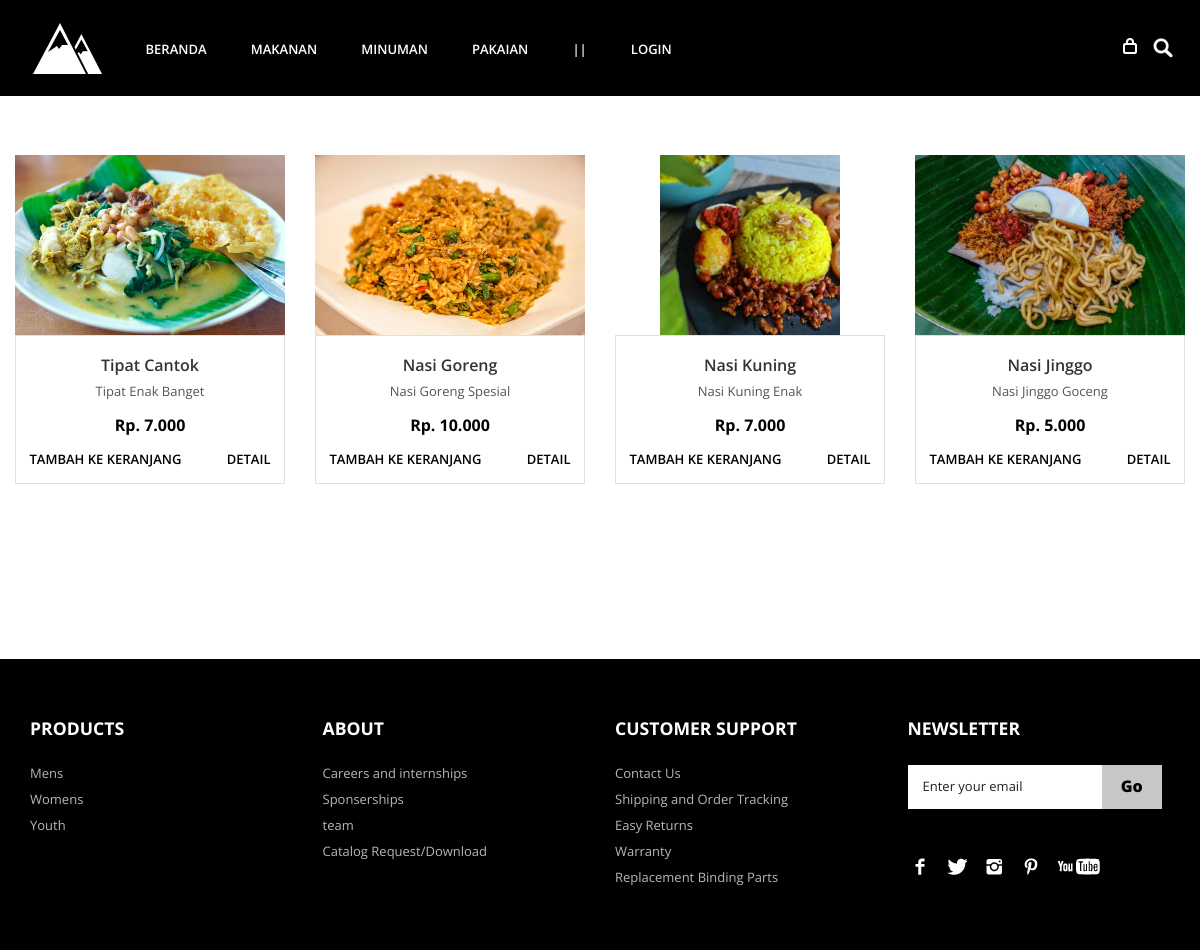
/index.php/kategori/makanan, run on the app's committed database.
### tables this page shows
CREATE TABLE `tb_barang` (
  `id_barang` int(11) NOT NULL,
  `nama_barang` varchar(120) NOT NULL,
  `keterangan` varchar(250) NOT NULL,
  `kategori` varchar(60) NOT NULL,
  `harga` int(11) NOT NULL,
  `stok` int(11) NOT NULL,
  `gambar` text NOT NULL
);

### application/controllers/kategori.php (called while the page is built, shortened)
<?php if ( ! defined('BASEPATH')) exit('No direct script access allowed');
class Kategori extends CI_Controller {
	public function makanan()
	{
		$data['makanan'] = $this->m_kategori->data_makanan()->result();
		$this->load->view('templates/header');
		$this->load->view('templates/navbar');
		$this->load->view('makanan',$data);
		$this->load->view('templates/footer');
	}
}

### index.php (called while the page is built, shortened)
<?php
require_once BASEPATH.'core/CodeIgniter.php';

### application/models/m_kategori.php (called while the page is built, shortened)
<?php if ( ! defined('BASEPATH')) exit('No direct script access allowed');
class M_kategori extends CI_Model {
	public function data_makanan()
	{
		return $this->db->get_where("tb_barang",array('kategori' => 'makanan'));
	}
}

### application/views/makanan.php (the view, shortened to what this page needs)
<div class="container-fluid">
<div class="main">
      <div class="shop_top">
		<div class="container">
			<div class="row shop_box-top ml-3">
				<div class="row text-center mt-4">
				<?php foreach ($makanan as $brg) : ?>
				<div class="col-md-3 shop_box" style="margin-bottom: 5%;"><a href="single.html">
					 <img src="<?php echo base_url().'uploads/'.$brg->gambar ?>" class="card-img-top" alt="..." height="180px">
					<div class="shop_desc">
						<h3><a href="#"><?php echo $brg->nama_barang ?></a></h3>
						<p><?php echo $brg->keterangan ?> </p>
						<span class="actual"><b>Rp. <?php echo number_format($brg->harga, 0,',','.')  ?></b></span>
						<ul class="buttons">
							<li class="cart"><a href="#"><?php echo anchor('dashboard/tambah_ke_keranjang/'.$brg->id_barang,'Tambah ke keranjang') ?></a></li>
							<li class="shop_btn"><a href="#"><?php echo anchor('dashboard/detail/'.$brg->id_barang,'Detail') ?></a></li>
					    </ul>
				    </div>
				</a></div>
				<?php endforeach; ?>
				</div>
			</div>
		</div>
	</div>
</div>
</div>

### application/views/templates/header.php (shortened to what this page needs)
<!DOCTYPE HTML>
<html>
<head>
<link href="<?php echo base_url('assets/css/bootstrap.css')?>" rel='stylesheet' type='text/css' />
<link href="<?php echo base_url('assets/css/style.css') ?>" rel='stylesheet' type='text/css' />
<link rel="stylesheet" href="<?php echo base_url('assets/css/fwslider.css') ?>" media="all">
</head>

### application/views/templates/navbar.php (shortened to what this page needs)
<body>
	<div class="header">
		<div class="container">
			<div class="row">
			  <div class="col-md-12">
				 <div class="header-left" style="width:90%;">
					 <div class="logo">
						<a href="<?php echo base_url('dashboard') ?>"><img src="<?php echo base_url('images/logo.png') ?>" alt=""/></a>
					 </div>
					 <div class="menu">
						    <ul class="nav" id="nav">
						    	<li><a href="<?php echo base_url('kategori/beranda') ?>">Beranda</a></li>
						    	<li><a href="<?php echo base_url('kategori/makanan') ?>">Makanan</a></li>
						    	<li><a href="<?php echo base_url('kategori/minuman') ?>">Minuman</a></li>
						    	<li><a href="<?php echo base_url('kategori/pakaian') ?>">Pakaian</a></li>
						    	<li><a>||</a></li>
						    	<?php if($this->session->userdata('username')) { ?>
						    	<li><b>Selamat Datang <?php echo $this->session->userdata('username') ?></b></li>
						    	<li><a>|</a></li>
						    	<?php echo anchor('auth/logout', 'Logout') ?></li>
                                    <?php } else { ?>
                                        <li><?php echo anchor('auth/login', 'Login') ?></li>
                                    <?php } ?>
							</ul>
				    </div>
	    	    </div>
	            <div class="header_right">
				      <div class="search-box">
							<div id="sb-search" class="sb-search">
								<form action="<?php echo base_url('dashboard/cari') ?>" method="get" >
									<span class="sb-icon-search"> </span>
								</form>
							</div>
						</div>
				    <ul class="icon1 sub-icon1 profile_img">
					 <li><a class="active-icon c1" href="#"> </a>
					 </li>
				   </ul>
	       </div>
	      </div>
		 </div>
	    </div>
	</div>

### application/views/templates/footer.php
		<div class="footer">
			<div class="container">
				<div class="row">
					<div class="col-md-3">
						<ul class="footer_box">
							<h4>Products</h4>
							<li><a href="#">Mens</a></li>
							<li><a href="#">Womens</a></li>
							<li><a href="#">Youth</a></li>
						</ul>
					</div>
					<div class="col-md-3">
						<ul class="footer_box">
							<h4>About</h4>
							<li><a href="#">Careers and internships</a></li>
							<li><a href="#">Sponserships</a></li>
							<li><a href="#">team</a></li>
							<li><a href="#">Catalog Request/Download</a></li>
						</ul>
					</div>
					<div class="col-md-3">
						<ul class="footer_box">
							<h4>Customer Support</h4>
							<li><a href="#">Contact Us</a></li>
							<li><a href="#">Shipping and Order Tracking</a></li>
							<li><a href="#">Easy Returns</a></li>
							<li><a href="#">Warranty</a></li>
							<li><a href="#">Replacement Binding Parts</a></li>
						</ul>
					</div>
					<div class="col-md-3">
						<ul class="footer_box">
							<h4>Newsletter</h4>
							<div class="footer_search">
				    		   <form>
				    			<input type="text" value="Enter your email" onfocus="this.value = '';" onblur="if (this.value == '') {this.value = 'Enter your email';}">
				    			<input type="submit" value="Go">
				    		   </form>
					        </div>
							<ul class="social">
							  <li class="facebook"><a href="#"><span> </span></a></li>
							  <li class="twitter"><a href="#"><span> </span></a></li>
							  <li class="instagram"><a href="#"><span> </span></a></li>
							  <li class="pinterest"><a href="#"><span> </span></a></li>
							  <li class="youtube"><a href="#"><span> </span></a></li>
						    </ul>
						</ul>
					</div>
				</div>
			</div>
		</div>
</body>
</html>

### assets/css/style.css (style rules this page uses)
h4, h5, h6, h1, h2, h3 { margin-top: 0; }
ul, ol { margin: 0; }
p { margin: 0; }
html, body { font-family: 'Open Sans', sans-serif; background:#fff; font-size: 100%; }
body a { transition: 0.5s all; -webkit-transition: 0.5s all; -moz-transition: 0.5s all; -o-transition: 0.5s all; }
.header { background:#000; padding: 1.5% 0; }
.header-left { float:left; width: 59%; }
.logo { float:left; margin-right: 2%; }
.menu { float:left; margin: 17px 0 0; }
.menu li { display:inline-block; }
.menu li:first-child { margin-left:0; }
.menu li a { display: block; font-size: 0.8125em; text-transform: uppercase; padding: 5px 20px; color: #FFF; -webkit-transition: all 0.3s ease; -moz-transition: all 0.3s ease; -o-transition: all 0.3s ease; transition: all 0.3s ease; font-weight: 600; }
.nav:before, .nav:after { content: " "; display: table; }
.nav:after { clear: both; }
.header_right { float:right; width:6%; margin-top: 16px; }
.sb-search { position: absolute; top:7px; right:0px; width: 0%; min-width: 45px; height: 45px; float: right; overflow: hidden; -webkit-transition: width 0.3s; -moz-transition: width 0.3s; transition: width 0.3s; -webkit-backface-visibility: hidden; }
.sb-icon-search,.sb-search-submit { width: 45px; height: 45px; display: block; position: absolute; right: 0; top: 0; padding: 0; margin: 0; line-height: 45px; text-align: center; cursor: pointer; }
.sb-icon-search { color: #FFF; background: #000 url('../images/img-sprite.png') no-repeat 0px 1px; z-index: 90; }
.icon1:before,.icon1:after { content: ""; display: table; }
.icon1:after { clear: both; }
ul.icon1 { float: left; zoom: 1; list-style: none; padding: 0; margin-left:25%; }
.icon1 li { float: left; position: relative; }
.icon1 li:last-child { border-right:none; }
.active-icon { display: block; }
.c1 { background: url(../images/img-sprite.png) no-repeat -66px -8px; width: 22px; height: 24px; display: inline-block; vertical-align: middle; }
.footer { background:#000; padding:5% 0; }
ul.footer_box { list-style:none; padding:0; }
ul.footer_box h4 { color:#fff; font-size:1.1em; text-transform:uppercase; font-weight:700; margin-bottom: 8%; }
ul.footer_box li a { color: #B8B6B6; font-size: 0.8125em; text-decoration:none; line-height: 2em; }
.footer_search { margin-top: 10%; width:100%; position:relative; }
.footer_search input[type="text"] { outline: none; padding: 12px 15px; outline: none; color: #202020; background: #FFF; border: none; width: 74%; line-height: 1.5em; font-size: 0.8125em; }
.footer_search input[type="submit"] { background: #C7C7C7; padding: 9px 19px; border: none; cursor: pointer; position: absolute; line-height: 1.6em; font-size: 1em; color: #000; font-weight: 800; outline: none; -webkit-transition: all 0.3s; -moz-transition: all 0.3s; transition: all 0.3s; }
ul.social { list-style:none; padding:0; margin-top: 17%; }
ul.social li:first-child, ol li:first-child { margin-top: 0px; margin-left: 0; }
ul.social li { display:inline-block; margin-right:8px; }
li.facebook a span { height: 25px; width: 25px; display: block; background: url(../images/img-sprite.png)no-repeat -256px -276px; }
li.twitter a span { height: 25px; width: 25px; display: block; background: url(../images/img-sprite.png)no-repeat -298px -276px; }
li.instagram a span { height: 25px; width: 25px; display: block; background: url(../images/img-sprite.png)no-repeat -346px -276px; }
li.pinterest a span { height: 25px; width: 25px; display: block; background: url(../images/img-sprite.png)no-repeat -391px -276px; }
li.youtube a span { height: 25px; width: 47px; display: block; background: url(../images/img-sprite.png)no-repeat -437px -276px; }
.shop_top { padding:5% 0; }
.shop_box { position:relative; }
.shop_desc { border:1px solid #E0E0E0; padding:5%; }
.shop_desc h3 { margin-bottom:5px; }
.shop_desc h3 a { color: #333; font-size: 16px; font-weight: 600; text-decoration: none; }
.shop_desc p { color:#555; font-size:0.8125em; line-height:1.8em; margin-bottom:10px; }
span.actual { color: #7DB122; font-size: 1em; color:#000 }
ul.buttons { list-style: none; padding: 0; margin-top: 10px; }
.cart { float:left; }
.shop_btn { float:right; }
.shop_btn a, .cart a { color: #000; font-size: 0.8125em; text-transform: uppercase; font-weight: 600; text-decoration:none; }
.shop_box-top { margin-bottom:5%; }

### data on the page
tb_barang: gambar (picture), nama_barang "Tipat Cantok", keterangan "Tipat Enak Banget", harga "7.000", id_barang "TAMBAH KE KERANJANG", id_barang "DETAIL"
tb_barang: gambar (picture), nama_barang "Nasi Goreng", keterangan "Nasi Goreng Spesial", harga "10.000", id_barang "TAMBAH KE KERANJANG", id_barang "DETAIL"
tb_barang: gambar (picture), nama_barang "Nasi Kuning", keterangan "Nasi Kuning Enak", harga "7.000", id_barang "TAMBAH KE KERANJANG", id_barang "DETAIL"
tb_barang: gambar (picture), nama_barang "Nasi Jinggo", keterangan "Nasi Jinggo Goceng", harga "5.000", id_barang "TAMBAH KE KERANJANG", id_barang "DETAIL"

### other printed values
anchor('auth/login', 'Login') "LOGIN"
